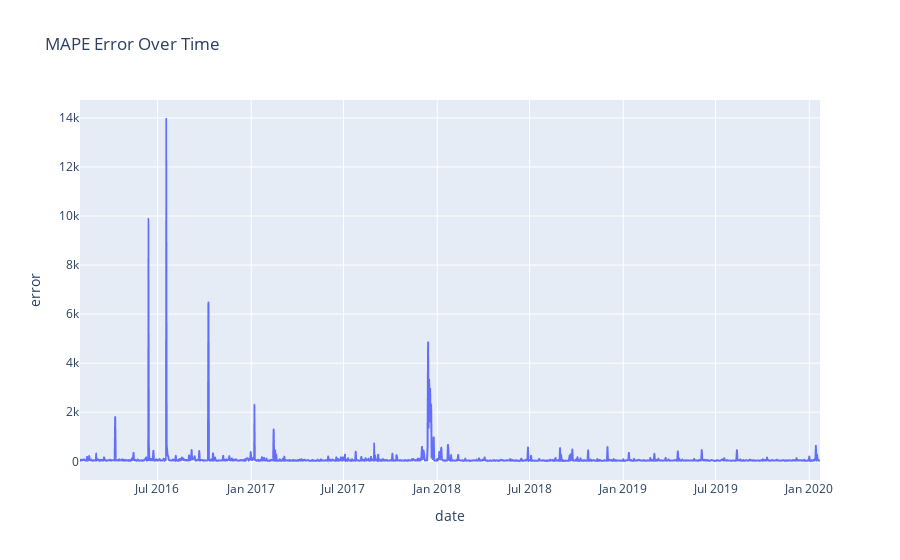

Notebook cell for this chart:
### Code cell
import plotly.express as px

df = pd.DataFrame({'date': error.index, 'error':error})
fig = px.line(df, x="date", y="error", title='MAPE Error Over Time')
fig.show()

### Figure 1 — Plotly figure (JSON) as saved in the notebook; plotly's stock layout.template omitted (floating-point values rounded to 4 significant figures; data arrays with more than 128 entries replaced by an {"elided": "..."} marker saying what was removed)
{"data": [{"hovertemplate": "date=%{x}<br>error=%{y}<extra></extra>", "legendgroup": "", "line": {"color": "#636efa", "dash": "solid"}, "mode": "lines", "name": "", "showlegend": false, "type": "scattergl", "x": {"elided": "1453 str values"}, "xaxis": "x", "y": {"elided": "1453 float values"}, "yaxis": "y"}], "layout": {"legend": {"tracegroupgap": 0}, "title": {"text": "MAPE Error Over Time"}, "xaxis": {"anchor": "y", "domain": [0, 1], "title": {"text": "date"}}, "yaxis": {"anchor": "x", "domain": [0, 1], "title": {"text": "error"}}}}
